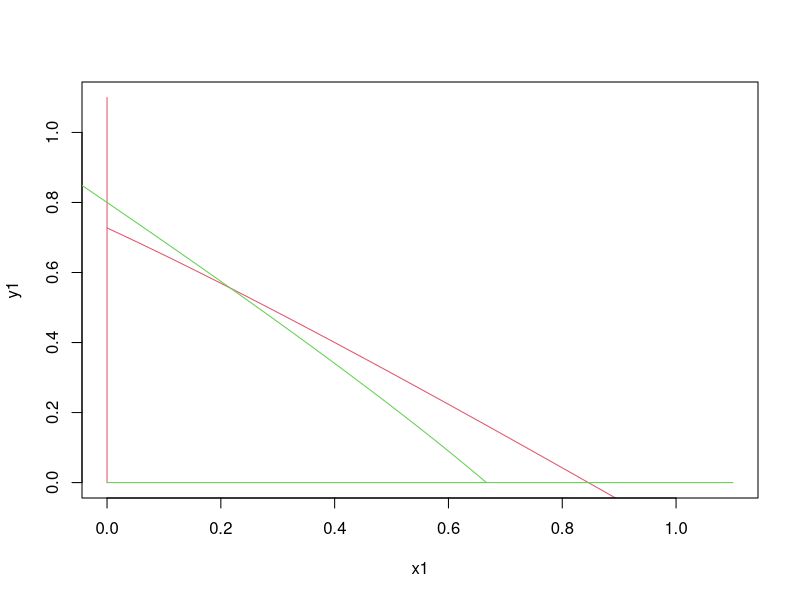

This figure's R source:
delta <- .4
gamma <- .3
rho <- 1
R <- 1.2
D <- 1.1
alpha <- .3
beta <-.2

x1 <- seq(0, 1.1, by=.05)
y1 <- ((1-x1)-gamma/(x1+D)) 
plot(x1,y1, xlim=c(0,1.1),ylim=c(0,1.1),col=2,type="l")
points (c(0,0),c(0,1.1),col=2,type="l")

y2 <- seq(0,1.1,by=.005)
x2 <- (rho*(1-y2)-delta/(y2+R))
points (x2,y2,col=3,type="l")
points (c(0,1.1),c(0,0),col=3,type="l")
